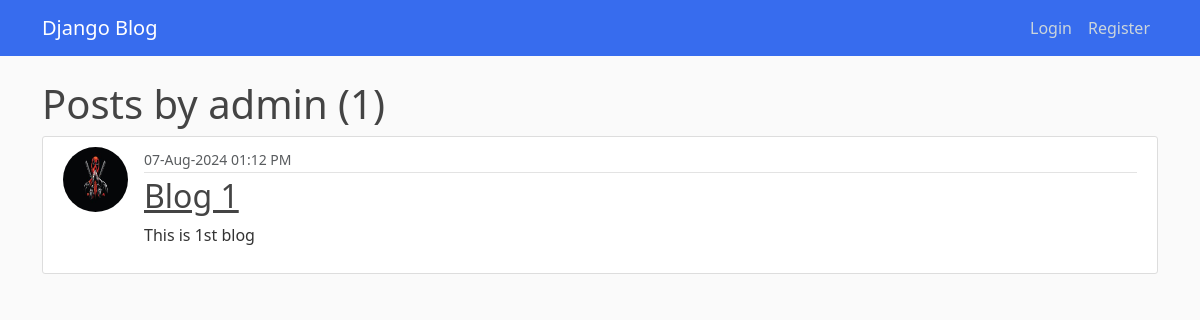
Page /user/admin/ on the earlier database version.
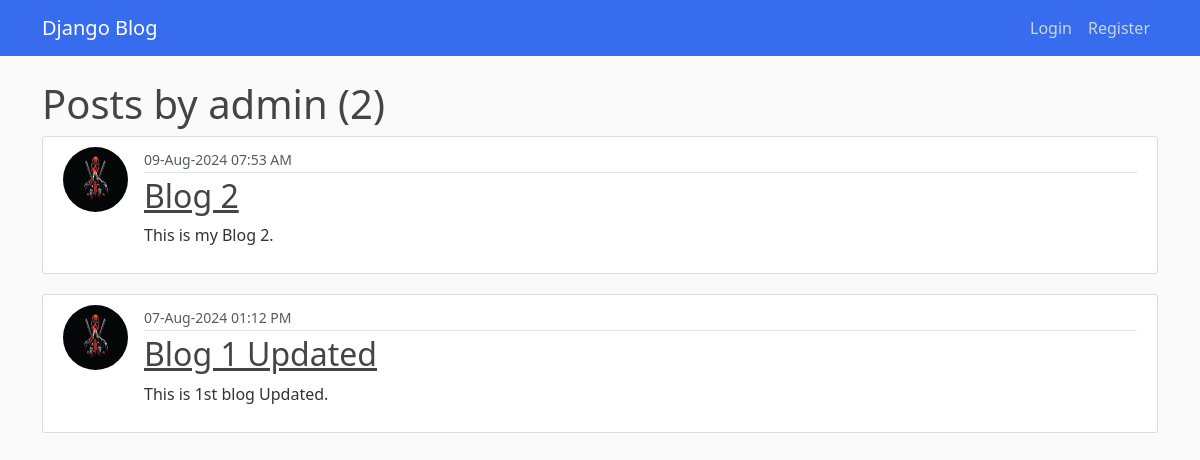
Same page on the later database version.
### blog/models.py (models this page shows, shortened)
class Post(models.Model):
    title = models.CharField(max_length=100)
    content = models.TextField()
    date_posted = models.DateTimeField(default=timezone.now)
    author = models.ForeignKey(User, on_delete=models.CASCADE)

### users/models.py (models this page shows, shortened)
class Profile(models.Model):
    user = models.OneToOneField(User, on_delete=models.CASCADE)
    image = models.ImageField(default="default.jpg", upload_to="profile_pics")

### blog/views.py (the view)
# urls.py: path("user/<str:username>/", UserPostListView.as_view(), name="user-post"),
class UserPostListView(ListView):
    model = Post
    template_name = 'blog/user_posts.html'
    context_object_name = 'posts'
    ordering = ['-date_posted']
    paginate_by = 5
    def get_queryset(self):
        user = get_object_or_404(User, username=self.kwargs.get('username'))
        return Post.objects.filter(author=user).order_by('-date_posted')

### blog/templates/blog/user_posts.html (shortened to what this page needs)
{% extends 'blog/default.html' %}
{% block ui %}
    <h1>Posts by {{ view.kwargs.username }} ({{ page_obj.paginator.count }})</h1>
        {% for post in posts %}
            <article class="media content-section">
                <img class="rounded-circle article-img" src= "{{ post.author.profile.image.url }}">
  <div class="media-body">
    <div class="article-metadata">
      <small class="text-muted">{{ post.date_posted | date:"d-M-Y h:i A" }}</small>
    </div>
    <h2><a class="article-title" href="{% url 'post-detail' post.id %}">{{ post.title }}</a></h2>
    <p class="article-content">{{ post.content }}</p>
  </div>
</article>
        {% endfor %}
</div>
{% endblock ui %}

Differences in the rows shown:
added Post: author.profile.image (picture), date_posted "09-Aug-2024 07:53 AM", title "Blog 2", content "This is my Blog 2."
changed Post: title "Blog 1" → "Blog 1 Updated"; content "This is 1st blog" → "This is 1st blog Updated."
Other differences:
{{ page_obj.paginator.count }}: "1" → "2"
